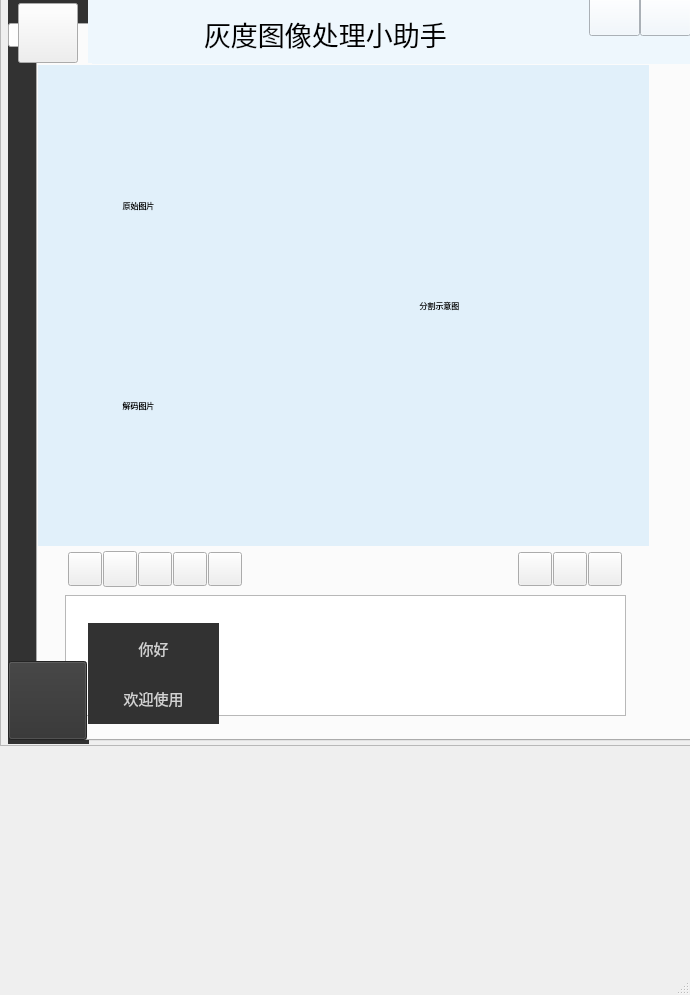
<?xml version="1.0" encoding="UTF-8"?>
<ui version="4.0">
 <class>MainWindowClass</class>
 <widget class="QMainWindow" name="MainWindowClass">
  <property name="geometry">
   <rect>
    <x>0</x>
    <y>0</y>
    <width>690</width>
    <height>995</height>
   </rect>
  </property>
  <property name="windowTitle">
   <string>MainWindow</string>
  </property>
  <widget class="QWidget" name="centralWidget">
   <widget class="QFrame" name="frame">
    <property name="geometry">
     <rect>
      <x>0</x>
      <y>-15</y>
      <width>1020</width>
      <height>761</height>
     </rect>
    </property>
    <property name="frameShape">
     <enum>QFrame::StyledPanel</enum>
    </property>
    <property name="frameShadow">
     <enum>QFrame::Raised</enum>
    </property>
    <widget class="QTabWidget" name="tabWidget">
     <property name="geometry">
      <rect>
       <x>8</x>
       <y>38</y>
       <width>1003</width>
       <height>718</height>
      </rect>
     </property>
     <property name="font">
      <font>
       <family>微软雅黑</family>
       <pointsize>10</pointsize>
      </font>
     </property>
     <property name="styleSheet">
      <string notr="true">QTabWidget{border:none;}
QTabWidget::tab-bar { alignment: center; } 
QTabBar::tab{ background: rgb(50, 50, 50); }
QTabBar::tab:hover { background: rgb(80, 80, 80); }
QTabBar::tab:selected { background: rgb(89, 164, 222); }

image: url(:/image/biaoqing.png);</string>
     </property>
     <property name="tabPosition">
      <enum>QTabWidget::West</enum>
     </property>
     <property name="tabShape">
      <enum>QTabWidget::Rounded</enum>
     </property>
     <property name="currentIndex">
      <number>0</number>
     </property>
     <property name="iconSize">
      <size>
       <width>70</width>
       <height>72</height>
      </size>
     </property>
     <property name="elideMode">
      <enum>Qt::ElideNone</enum>
     </property>
     <property name="usesScrollButtons">
      <bool>false</bool>
     </property>
     <property name="documentMode">
      <bool>false</bool>
     </property>
     <property name="tabsClosable">
      <bool>false</bool>
     </property>
     <property name="movable">
      <bool>true</bool>
     </property>
     <property name="tabBarAutoHide">
      <bool>false</bool>
     </property>
     <widget class="QWidget" name="tab_3">
      <attribute name="icon">
       <iconset>
        <normaloff>:/image/chat.png</normaloff>:/image/chat.png</iconset>
      </attribute>
      <attribute name="title">
       <string/>
      </attribute>
      <widget class="QLabel" name="label_3">
       <property name="geometry">
        <rect>
         <x>0</x>
         <y>520</y>
         <width>611</width>
         <height>201</height>
        </rect>
       </property>
       <property name="styleSheet">
        <string notr="true"/>
       </property>
       <property name="text">
        <string/>
       </property>
      </widget>
      <widget class="QPushButton" name="pushButton_10">
       <property name="geometry">
        <rect>
         <x>30</x>
         <y>527</y>
         <width>34</width>
         <height>34</height>
        </rect>
       </property>
       <property name="styleSheet">
        <string notr="true">QPushButton{border-image: url(:/image/wenjian.png);}
QPushButton:hover{background-color: rgb(168, 220, 255)}</string>
       </property>
       <property name="text">
        <string/>
       </property>
      </widget>
      <widget class="QTextEdit" name="textEdit">
       <property name="geometry">
        <rect>
         <x>27</x>
         <y>570</y>
         <width>561</width>
         <height>121</height>
        </rect>
       </property>
       <property name="font">
        <font>
         <family>微软雅黑</family>
         <pointsize>11</pointsize>
        </font>
       </property>
       <property name="cursor" stdset="0">
        <cursorShape>IBeamCursor</cursorShape>
       </property>
       <property name="readOnly">
        <bool>true</bool>
       </property>
      </widget>
      <widget class="QPushButton" name="pushButton_12">
       <property name="geometry">
        <rect>
         <x>100</x>
         <y>527</y>
         <width>34</width>
         <height>34</height>
        </rect>
       </property>
       <property name="styleSheet">
        <string notr="true">QPushButton{border-image: url(:/image/tianjia.png);}
QPushButton:hover{background-color: rgb(168, 220, 255)}</string>
       </property>
       <property name="text">
        <string/>
       </property>
      </widget>
      <widget class="QLabel" name="show1">
       <property name="geometry">
        <rect>
         <x>0</x>
         <y>80</y>
         <width>201</width>
         <height>201</height>
        </rect>
       </property>
       <property name="sizePolicy">
        <sizepolicy hsizetype="Fixed" vsizetype="Fixed">
         <horstretch>0</horstretch>
         <verstretch>0</verstretch>
        </sizepolicy>
       </property>
       <property name="font">
        <font>
         <family>幼圆</family>
         <pointsize>6</pointsize>
        </font>
       </property>
       <property name="styleSheet">
        <string notr="true">border:2px solid rgb(177, 177, 177)；</string>
       </property>
       <property name="text">
        <string>原始图片</string>
       </property>
       <property name="scaledContents">
        <bool>false</bool>
       </property>
       <property name="alignment">
        <set>Qt::AlignCenter</set>
       </property>
      </widget>
      <widget class="QLabel" name="show2">
       <property name="geometry">
        <rect>
         <x>0</x>
         <y>280</y>
         <width>201</width>
         <height>201</height>
        </rect>
       </property>
       <property name="sizePolicy">
        <sizepolicy hsizetype="Fixed" vsizetype="Fixed">
         <horstretch>0</horstretch>
         <verstretch>0</verstretch>
        </sizepolicy>
       </property>
       <property name="font">
        <font>
         <family>幼圆</family>
         <pointsize>6</pointsize>
        </font>
       </property>
       <property name="styleSheet">
        <string notr="true">border:2px solid rgb(177, 177, 177)；</string>
       </property>
       <property name="text">
        <string>解码图片</string>
       </property>
       <property name="scaledContents">
        <bool>false</bool>
       </property>
       <property name="alignment">
        <set>Qt::AlignCenter</set>
       </property>
      </widget>
      <widget class="QLabel" name="show3">
       <property name="geometry">
        <rect>
         <x>201</x>
         <y>80</y>
         <width>401</width>
         <height>401</height>
        </rect>
       </property>
       <property name="sizePolicy">
        <sizepolicy hsizetype="Fixed" vsizetype="Fixed">
         <horstretch>0</horstretch>
         <verstretch>0</verstretch>
        </sizepolicy>
       </property>
       <property name="font">
        <font>
         <family>幼圆</family>
         <pointsize>6</pointsize>
        </font>
       </property>
       <property name="styleSheet">
        <string notr="true">border:2px solid rgb(177, 177, 177)；</string>
       </property>
       <property name="text">
        <string>分割示意图</string>
       </property>
       <property name="scaledContents">
        <bool>false</bool>
       </property>
       <property name="alignment">
        <set>Qt::AlignCenter</set>
       </property>
      </widget>
      <widget class="QPushButton" name="pushButton_8">
       <property name="geometry">
        <rect>
         <x>135</x>
         <y>527</y>
         <width>34</width>
         <height>34</height>
        </rect>
       </property>
       <property name="styleSheet">
        <string notr="true">QPushButton{border-image: url(:/image/more.png);}
QPushButton:hover{background-color: rgb(168, 220, 255)}</string>
       </property>
       <property name="text">
        <string/>
       </property>
      </widget>
      <widget class="QPushButton" name="pushButton_23">
       <property name="geometry">
        <rect>
         <x>65</x>
         <y>526</y>
         <width>34</width>
         <height>36</height>
        </rect>
       </property>
       <property name="styleSheet">
        <string notr="true">QPushButton{border-image: url(:/image/riqi.png);}
QPushButton:hover{background-color: rgb(168, 220, 255)}</string>
       </property>
       <property name="text">
        <string/>
       </property>
      </widget>
      <widget class="QLabel" name="label">
       <property name="geometry">
        <rect>
         <x>0</x>
         <y>40</y>
         <width>611</width>
         <height>481</height>
        </rect>
       </property>
       <property name="styleSheet">
        <string notr="true">background-color: rgb(225, 240, 250);</string>
       </property>
       <property name="text">
        <string/>
       </property>
      </widget>
      <widget class="QPushButton" name="pushButton_9">
       <property name="geometry">
        <rect>
         <x>170</x>
         <y>527</y>
         <width>34</width>
         <height>34</height>
        </rect>
       </property>
       <property name="styleSheet">
        <string notr="true">QPushButton{border-image: url(:/image/more.png);}
QPushButton:hover{background-color: rgb(168, 220, 255)}</string>
       </property>
       <property name="text">
        <string/>
       </property>
      </widget>
      <widget class="QPushButton" name="pushButton_11">
       <property name="geometry">
        <rect>
         <x>550</x>
         <y>527</y>
         <width>34</width>
         <height>34</height>
        </rect>
       </property>
       <property name="styleSheet">
        <string notr="true">QPushButton{border-image: url(:/image/more.png);}
QPushButton:hover{background-color: rgb(168, 220, 255)}</string>
       </property>
       <property name="text">
        <string/>
       </property>
      </widget>
      <widget class="QPushButton" name="pushButton_13">
       <property name="geometry">
        <rect>
         <x>515</x>
         <y>527</y>
         <width>34</width>
         <height>34</height>
        </rect>
       </property>
       <property name="styleSheet">
        <string notr="true">QPushButton{border-image: url(:/image/more.png);}
QPushButton:hover{background-color: rgb(168, 220, 255)}</string>
       </property>
       <property name="text">
        <string/>
       </property>
      </widget>
      <widget class="QPushButton" name="pushButton_14">
       <property name="geometry">
        <rect>
         <x>480</x>
         <y>527</y>
         <width>34</width>
         <height>34</height>
        </rect>
       </property>
       <property name="styleSheet">
        <string notr="true">QPushButton{border-image: url(:/image/more.png);}
QPushButton:hover{background-color: rgb(168, 220, 255)}</string>
       </property>
       <property name="text">
        <string/>
       </property>
      </widget>
      <zorder>label</zorder>
      <zorder>label_3</zorder>
      <zorder>textEdit</zorder>
      <zorder>pushButton_10</zorder>
      <zorder>pushButton_12</zorder>
      <zorder>show1</zorder>
      <zorder>show2</zorder>
      <zorder>pushButton_8</zorder>
      <zorder>pushButton_23</zorder>
      <zorder>show3</zorder>
      <zorder>pushButton_9</zorder>
      <zorder>pushButton_11</zorder>
      <zorder>pushButton_13</zorder>
      <zorder>pushButton_14</zorder>
     </widget>
    </widget>
    <widget class="QPushButton" name="pushButton_15">
     <property name="geometry">
      <rect>
       <x>8</x>
       <y>676</y>
       <width>79</width>
       <height>79</height>
      </rect>
     </property>
     <property name="styleSheet">
      <string notr="true">QPushButton{border-image: url(:/image/more2.png);background: rgb(50, 50, 50);}
QPushButton:hover{background: rgb(80, 80, 80);}</string>
     </property>
     <property name="text">
      <string/>
     </property>
     <property name="checkable">
      <bool>true</bool>
     </property>
     <property name="flat">
      <bool>false</bool>
     </property>
    </widget>
    <widget class="QLabel" name="label_2">
     <property name="geometry">
      <rect>
       <x>92</x>
       <y>8</y>
       <width>611</width>
       <height>71</height>
      </rect>
     </property>
     <property name="styleSheet">
      <string notr="true">background-color: rgb(238, 247, 253);</string>
     </property>
     <property name="text">
      <string/>
     </property>
    </widget>
    <widget class="QPushButton" name="pushButton_6">
     <property name="geometry">
      <rect>
       <x>18</x>
       <y>18</y>
       <width>60</width>
       <height>60</height>
      </rect>
     </property>
     <property name="styleSheet">
      <string notr="true">image: url(:/touxiang/paidaxing.jpg);</string>
     </property>
     <property name="text">
      <string/>
     </property>
     <property name="iconSize">
      <size>
       <width>60</width>
       <height>60</height>
      </size>
     </property>
     <property name="checkable">
      <bool>true</bool>
     </property>
    </widget>
    <widget class="QWidget" name="widget_3" native="true">
     <property name="geometry">
      <rect>
       <x>88</x>
       <y>638</y>
       <width>131</width>
       <height>101</height>
      </rect>
     </property>
     <property name="styleSheet">
      <string notr="true">background-color: rgb(255, 255, 255);</string>
     </property>
     <widget class="QPushButton" name="pushButton_16">
      <property name="geometry">
       <rect>
        <x>0</x>
        <y>0</y>
        <width>131</width>
        <height>51</height>
       </rect>
      </property>
      <property name="font">
       <font>
        <family>微软雅黑</family>
        <pointsize>11</pointsize>
       </font>
      </property>
      <property name="styleSheet">
       <string notr="true">QPushButton{border-style:none;background: rgb(50, 50, 50);color: rgb(210, 210, 210);}
QPushButton:hover{background: rgb(100, 100, 100);color: rgb(230, 230, 230);}</string>
      </property>
      <property name="text">
       <string>你好</string>
      </property>
     </widget>
     <widget class="QPushButton" name="pushButton_17">
      <property name="geometry">
       <rect>
        <x>0</x>
        <y>50</y>
        <width>131</width>
        <height>51</height>
       </rect>
      </property>
      <property name="font">
       <font>
        <family>微软雅黑</family>
        <pointsize>11</pointsize>
       </font>
      </property>
      <property name="styleSheet">
       <string notr="true">QPushButton{border-style:none;background: rgb(50, 50, 50);color: rgb(210, 210, 210);}
QPushButton:hover{background: rgb(100, 100, 100);color: rgb(230, 230, 230);}</string>
      </property>
      <property name="text">
       <string>欢迎使用</string>
      </property>
     </widget>
    </widget>
    <widget class="QLabel" name="label_5">
     <property name="geometry">
      <rect>
       <x>8</x>
       <y>8</y>
       <width>81</width>
       <height>751</height>
      </rect>
     </property>
     <property name="styleSheet">
      <string notr="true">background-color: rgb(50, 50, 50);</string>
     </property>
     <property name="text">
      <string/>
     </property>
    </widget>
    <widget class="QPushButton" name="pushButton_4">
     <property name="geometry">
      <rect>
       <x>640</x>
       <y>10</y>
       <width>51</width>
       <height>41</height>
      </rect>
     </property>
     <property name="styleSheet">
      <string notr="true">QPushButton{border-image: url(:/image/close2.png);background: rgb(238, 247, 255);}
QPushButton:hover{background: rgb(255, 80, 83);}</string>
     </property>
     <property name="text">
      <string/>
     </property>
    </widget>
    <widget class="QPushButton" name="pushButton_5">
     <property name="geometry">
      <rect>
       <x>589</x>
       <y>10</y>
       <width>51</width>
       <height>41</height>
      </rect>
     </property>
     <property name="styleSheet">
      <string notr="true">QPushButton{border-image: url(:/image/minimum2.png);background: rgb(238, 247, 255);}
QPushButton:hover{background:rgb(168, 220, 255);}


</string>
     </property>
     <property name="text">
      <string/>
     </property>
    </widget>
    <widget class="QLabel" name="label_8">
     <property name="geometry">
      <rect>
       <x>88</x>
       <y>8</y>
       <width>60</width>
       <height>70</height>
      </rect>
     </property>
     <property name="styleSheet">
      <string notr="true">background-color: rgb(238, 247, 253);</string>
     </property>
     <property name="text">
      <string/>
     </property>
    </widget>
    <widget class="QPlainTextEdit" name="plainTextEdit">
     <property name="geometry">
      <rect>
       <x>200</x>
       <y>25</y>
       <width>351</width>
       <height>51</height>
      </rect>
     </property>
     <property name="font">
      <font>
       <family>幼圆</family>
       <pointsize>20</pointsize>
      </font>
     </property>
     <property name="layoutDirection">
      <enum>Qt::LeftToRight</enum>
     </property>
     <property name="styleSheet">
      <string notr="true">background-color: rgb(238, 247, 253);</string>
     </property>
     <property name="frameShape">
      <enum>QFrame::NoFrame</enum>
     </property>
     <property name="readOnly">
      <bool>true</bool>
     </property>
     <property name="plainText">
      <string>灰度图像处理小助手</string>
     </property>
     <property name="backgroundVisible">
      <bool>false</bool>
     </property>
     <property name="centerOnScroll">
      <bool>false</bool>
     </property>
    </widget>
    <zorder>label_5</zorder>
    <zorder>tabWidget</zorder>
    <zorder>pushButton_15</zorder>
    <zorder>label_2</zorder>
    <zorder>pushButton_6</zorder>
    <zorder>widget_3</zorder>
    <zorder>pushButton_4</zorder>
    <zorder>pushButton_5</zorder>
    <zorder>label_8</zorder>
    <zorder>plainTextEdit</zorder>
   </widget>
  </widget>
  <widget class="QMenuBar" name="menuBar">
   <property name="geometry">
    <rect>
     <x>0</x>
     <y>0</y>
     <width>690</width>
     <height>22</height>
    </rect>
   </property>
  </widget>
  <widget class="QStatusBar" name="statusBar"/>
 </widget>
 <layoutdefault spacing="6" margin="11"/>
 <resources>
  <include location="MainWindow.qrc"/>
  <include location="image.qrc"/>
 </resources>
 <connections/>
</ui>
